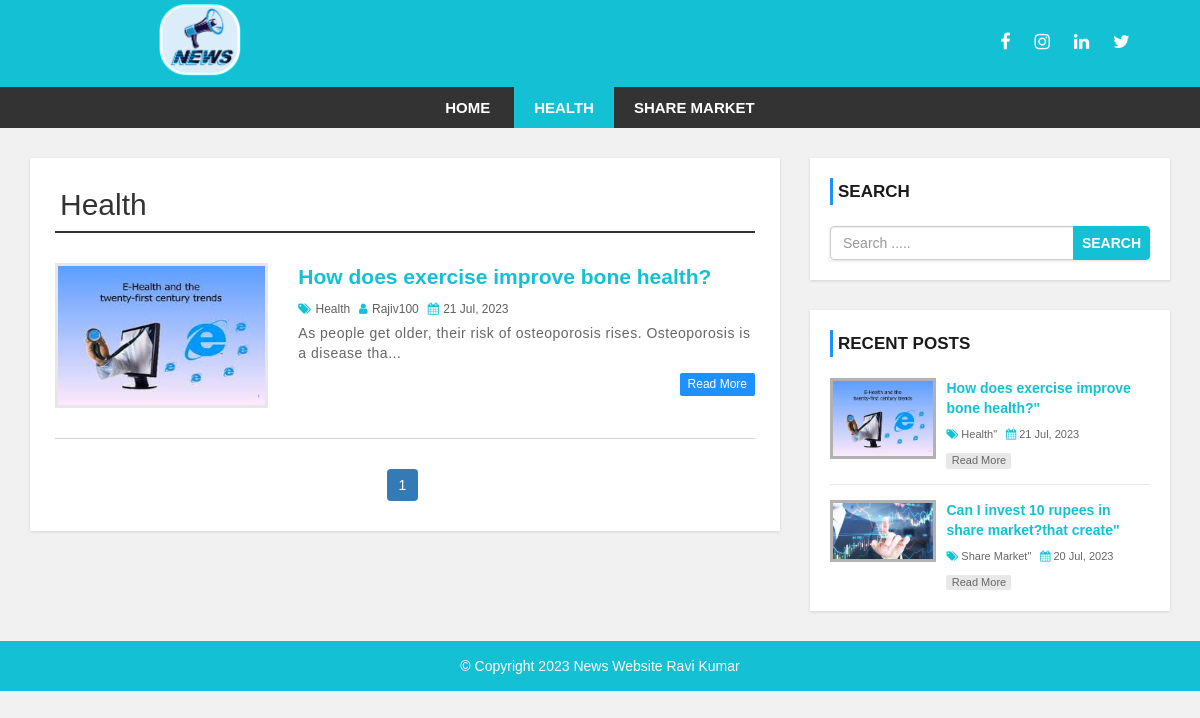
/category.php?cid=31, run on the app's committed database.
### tables this page shows
CREATE TABLE `setting` (
  `websitename` varchar(200) NOT NULL,
  `logo` varchar(200) NOT NULL,
  `footerdesc` varchar(200) NOT NULL
);

CREATE TABLE `category` (
  `category_id` int(11) NOT NULL,
  `category_name` varchar(100) NOT NULL,
  `post` int(11) NOT NULL DEFAULT 0
);

CREATE TABLE `post` (
  `post_id` int(11) NOT NULL,
  `title` varchar(100) NOT NULL,
  `description` text NOT NULL,
  `category` varchar(100) NOT NULL,
  `post_date` varchar(50) NOT NULL,
  `author` int(11) NOT NULL,
  `post_img` varchar(100) NOT NULL
);

CREATE TABLE `user` (
  `user_id` int(10) UNSIGNED NOT NULL,
  `first_name` varchar(30) NOT NULL,
  `last_name` varchar(30) NOT NULL,
  `username` varchar(30) DEFAULT NULL,
  `password` varchar(40) DEFAULT NULL,
  `role` int(11) NOT NULL
);

### config.php (called while the page is built, shortened)
<?php
$header = "http://localhost/news-website";
?>

### category.php (the view, shortened to what this page needs)
<?php include 'header.php'; ?>
    <div id="main-content">
      <div class="container">
        <div class="row">
            <div class="col-md-8">
                <div class="post-container">
                  <?php
                      include  'config.php';
                      if(isset($_GET['cid'])) {
                        $cat_id = $_GET['cid'];
                       }
                       $sql1 = "SELECT * FROM category WHERE category_id = {$cat_id}";
                       $result1 = mysqli_query($conn, $sql1) or die("Query failed");
                       $row1 = mysqli_fetch_assoc($result1);
                       ?>
                         <h2 class="page-heading"><?php echo $row1['category_name'];?></h2>
                       <?php
                         $limit = 3;
                         if(isset($_GET['page'])) {
                            $page = $_GET['page'];
                         }else {
                          $page = 1;
                         }
                         $offset = ($page - 1) * $limit;
                         $sql = "SELECT post.post_id, post.title, post.category, post.post_date, post.author, post.post_img,
                         post.category, post.description,
                         user.user_id, user.username, category.category_id,
                         category.category_name, category.post
                         FROM post LEFT JOIN user ON post.author = user.user_id
                         LEFT JOIN category ON post.category = category.category_id WHERE post.category = {$cat_id}
                          ORDER BY post_id DESC LIMIT {$offset}, {$limit}";
                   $result = mysqli_query($conn, $sql) or die("Query failed");
                   if(mysqli_num_rows($result) > 0) {
                       while($row = mysqli_fetch_assoc($result)) {
                    ?>
                    <div class="post-content">
                        <div class="row">
                            <div class="col-md-4">
                            <a class="post-img" href="single.php?id=<?php echo $row['post_id'];?>"><img src="admin/upload/<?php echo $row['post_img']; ?>" alt=""/></a>
                            </div>
                            <div class="col-md-8">
                                <div class="inner-content clearfix">
                                    <h3><a href='single.php?id=<?php echo $row['post_id'];?>'><?php echo $row['title'];?></a></h3>
                                    <div class="post-information">
                                        <span>
                                            <i class="fa fa-tags" aria-hidden="true"></i>
                                            <a href='category.php?cid=<?php echo $row['category'];?>'><?php echo $row['category_name'];?></a>
                                        </span>
                                        <span>
                                            <i class="fa fa-user" aria-hidden="true"></i>
                                            <a href='author.php?aid=<?php echo $row['author'];?>'><?php echo $row['username'];?></a>
                                        </span>
                                        <span>
                                            <i class="fa fa-calendar" aria-hidden="true"></i>
                                            <?php echo $row['post_date'];?>
                                        </span>
                                    </div>
                                    <p class="description">
                                    <?php echo substr($row['description'],0,100). "...";?>
                                    </p>
                                    <a class='read-more pull-right' href="single.php?id=<?php echo $row['post_id'];?>">read more</a>
                                </div>
                            </div>
                        </div>
                    </div>
                    <?php
                       }
                    }else {
                        echo "<h2>No Record Found</h2>";
                    }
                    if(mysqli_num_rows($result1) > 0) {
                      $total_records = $row1['post'];
                      $total_page = ceil($total_records / $limit);
                      echo "<ul class='pagination admin-pagination'>";
                      for($i = 1; $i <= $total_page; $i++) {
                         if($i == $page) {
                             $active = "active";
                         }else {
                            $active = "";
                         }
                         echo '<li class="'.$active.'" ><a href="category.php?cid='.$cat_id.'&page='.$i.'">'.$i.'</a></li>';
                      }
                       echo " </ul>";
                    }
                    ?>
                </div>
            </div>
            <?php include 'sidebar.php'; ?>
        </div>
      </div>
    </div>
<?php include 'footer.php'; ?>

### header.php (shortened to what this page needs)
<?php
include "config.php";
?>
<!DOCTYPE html>
<html lang="en">
<head>
    <link rel="stylesheet" href="css/bootstrap.min.css" />
    <link rel="stylesheet" href="css/font-awesome.css">
    <link rel="stylesheet" href="css/style.css">
</head>
<body>
<div id="header">
    <div class="container-fluid">
        <div class="row">
            <div class="col-md-4">
            <?php
                   include 'config.php';
                   $sql = "SELECT * FROM setting";
                   $result = mysqli_query($conn, $sql) or die("Query failed");
                   if(mysqli_num_rows($result) > 0) {
                    while($row = mysqli_fetch_assoc($result)) {
                        if($row['logo'] == '') {
                            echo '<a href="index.php"><h1>'.$row['websitename'].'</h1></a>';
                        }else{
                            echo '<a href="index.php" id="logo"><img src="admin/images/'.$row['logo'].'"></a>';
                        }
                    }
                }
                ?>
            </div>
          <div class="col-md-8">
            <div class="social-icon">
            <ul>
            <li><a href="#"><i class="fa fa-facebook" aria-hidden="true"></i></a></li>
            <li><a href="#"><i class="fa fa-instagram" aria-hidden="true"></i></i></a></li>
            <li><a href="#"><i class="fa fa-linkedin" aria-hidden="true"></i></a></li>
            <li><a href="#"><i class="fa fa-twitter" aria-hidden="true"></i></i></a></li>
            </ul>
            </div>
            </div>
        </div>
    </div>
</div>
<div id="menu-bar">
    <div class="container">
        <div class="row">
            <div class="col-md-12">
                <?php
                   include 'config.php';
                   if(isset($_GET['cid'])) {
                    $cat_id = $_GET['cid'];
                   }
                   $sql = "SELECT * FROM category WHERE post > 0";
                   $result = mysqli_query($conn, $sql) or die("Query failed");
                   if(mysqli_num_rows($result) > 0) {
                    $active = "";
                 ?>
                <ul class='menu'>
                <li><a href='<?php echo $header; ?>'>Home</a></li>
                    <?php
                    while($row = mysqli_fetch_assoc($result)) {
                        if(isset($_GET['cid'])) {
                            if($row['category_id'] == $cat_id) {
                                $active = "active";
                             }else{
                               $active = "";
                             }
                        }
                     echo "<li><a class='{$active}' href='category.php?cid={$row['category_id']}'>{$row['category_name']}</a></li>";
                         };
                    ?>
                </ul>
                <?php
                 }
                ?>
            </div>
        </div>
    </div>
</div>

### sidebar.php
<div id="sidebar" class="col-md-4">
    <div class="search-box-container">
        <h4>Search</h4>
        <form class="search-post" action="search.php" method ="GET">
            <div class="input-group">
                <input type="text" name="search" class="form-control" placeholder="Search .....">
                <span class="input-group-btn">
                    <button type="submit" class="btn btn-danger">Search</button>
                </span>
            </div>
        </form>
    </div>
    <div class="recent-post-container">
        <h4>Recent Posts</h4>
        <?php
          include 'config.php';
          $limit = 3;
          $sql = "SELECT post.post_id, post.title, post.category, post.post_date, post.post_img,
          post.category, category.category_id,
          category.category_name, category.post
          FROM post LEFT JOIN category ON post.category = category.category_id
          ORDER BY post_id DESC LIMIT {$limit}";
             $result = mysqli_query($conn, $sql) or die("Query failed");
             if(mysqli_num_rows($result) > 0) {
                 while($row = mysqli_fetch_assoc($result)) {
              ?>
        <div class="recent-post">
            <a class="post-img" href="single.php?id=<?php echo $row['post_id'];?>">
            <img src="admin/upload/<?php echo $row['post_img']; ?>" alt=""/>
            </a>
            <div class="post-content">
                <h5><a href="single.php?id=<?php echo $row['post_id'];?>"><?php echo $row['title']; ?>" </a></h5>
                <span>
                    <i class="fa fa-tags" aria-hidden="true"></i>
                    <a href='category.php?cid=<?php echo $row['category_id'];?>'><?php echo $row['category_name']; ?>" </a>
                </span>
                <span>
                    <i class="fa fa-calendar" aria-hidden="true"></i>
                    <?php echo $row['post_date'];?>
                </span>
                <a class="read-more" href="single.php?id=<?php echo $row['post_id'];?>">read more</a>
            </div>
        </div>
        <?php
                 }
                }
        ?>
</div>

### footer.php
<div id ="footer">
    <div class="container">
        <div class="row">
            <div class="col-md-12">
            <?php
                   include 'config.php';
                   $sql = "SELECT * FROM setting";
                   $result = mysqli_query($conn, $sql) or die("Query failed");
                   if(mysqli_num_rows($result) > 0) {
                    while($row = mysqli_fetch_assoc($result)) {
                  ?>
                <span><?php echo $row['footerdesc'];?></span>
                <?php
                    }
                }
                ?>
            </div>
        </div>
    </div>
</div>
</body>
</html>

### css/style.css (style rules this page uses)
body { background: #f1f1f1; font-family: sans-serif,arial,Helvetica; }
a, a:hover, a:focus { text-decoration: none; outline: none; }
ul { margin:0; padding:0; list-style:none; }
h2.page-heading { margin: 5px 0 30px; padding: 0 5px 10px; border-bottom: 2px solid #333; }
form { background: #fff; padding: 25px; box-shadow:0 1px 3px rgba(0, 0, 0, 0.13); }
#header { background: #13c0d4; text-align: center; padding-bottom: 8px; }
#header .social-icon { margin-left: 55rem; margin-top: 1rem; }
#header .social-icon ul li i { color: white; }
#header .social-icon ul li { display: inline-block; padding-right: 2rem; padding-top: 2rem; }
#header .social-icon ul li a { font-size: 1.8rem; }
#logo { display: inline-block; width: 65%; }
#logo img { width: 9rem; }
#menu-bar { background: #333; text-align: center; }
#menu-bar .menu > li { display: inline-block; }
.menu > li > a { padding: 10px 20px; display: block; text-transform: uppercase; color: #fff; font-size: 15px; font-weight:600; transition:all 0.5s ease 0s; }
#menu-bar .menu > li > a:hover, #menu-bar .menu > li > a.active { color:#fff; background: #13c0d4; }
#main-content { padding-top: 30px; }
#main-content .post-container { background-color: #fff; padding: 25px; box-shadow: 0 1px 3px rgba(0, 0, 0, 0.13); }
#main-content .post-content { border-bottom: 1px solid #d1d1d1; padding: 0 0 30px; margin-bottom:30px; }
#main-content .post-content img { width: 100%; height: 100%; }
#main-content .post-content .post-img { border: 3px solid #e7e7e7; display: block; height: 145px; overflow: hidden; transition: border .3s; }
#main-content .post-content h3 { font-size: 21px; line-height: 28px; font-weight: 600; margin: 0 0 7px; }
#main-content .post-content h3 a { color: #13c0d4; transition:all 0.3s; }
#main-content .post-content .post-information span { color: #606060; font-size: 12px; text-transform: capitalize; margin: 0 5px 5px 0; display: inline-block; }
#main-content .post-content .post-information i { color: #13c0d4; margin-right: 1px; }
#main-content .post-content .post-information a { color: #606060; text-decoration: none; }
#main-content .post-content p, #main-content .single-post p { color: #666; font-size: 14px; letter-spacing: 0.5px; margin:0 0 10px; }
#main-content .post-content a.read-more { color: #fff; background-color: #1E90FF; font-size: 12px; text-transform: capitalize; padding: 3px 8px; border-radius: 2px; transition: all 0.3s; }
.pagination { display: block; text-align: center; margin: 0; }
.pagination li { display:inline-block; margin: 0 5px 0 0; }
.pagination li a { border: none; background: #13c0d4; color: #fff; }
i.fa { color:#222; }
#sidebar h4 { color: #1A1A1A; font-size: 17px; line-height: 27px; font-weight:600; text-transform: uppercase; padding: 0 0 0 5px; margin: 0 0 21px; border-left: 3px solid #1e90ff; }
#sidebar .search-box-container { background-color: #fff; padding: 20px; margin: 0 0 30px; box-shadow: 0 1px 3px rgba(0, 0, 0, 0.13); }
#sidebar .search-post { padding: 0; }
#sidebar .search-post input { color: #606060; }
#sidebar .search-post .btn { font-weight: 600; text-transform: uppercase; padding: 6px 8px; background-color: #13c0d4; border-color: #13c0d4; outline: none; }
#sidebar .recent-post-container { padding: 20px; background: #fff; box-shadow: 0 1px 3px rgba(0, 0, 0, 0.13); }
#sidebar .recent-post { border-bottom: 1px solid #e7e7e7; padding: 0 0 15px; margin: 0 0 15px; }
#sidebar .recent-post:last-child { margin: 0; padding: 0; border: none; }
#sidebar .recent-post .post-img { display: inline-block; width: 33%; border: 3px solid rgba(0,0,0,0.3); vertical-align: top; transition: border .3s; }
#sidebar .recent-post .post-img img { width: 100%; }
#sidebar .recent-post .post-content { width: 65%; display: inline-block; border: none; padding: 0 0 0 7px; margin: 0; }
#sidebar .recent-post h5 { font-size: 14px; line-height: 20px; margin: 0 0 5px; font-weight: 600; }
#sidebar .recent-post h5 a { color: #13c0d4; }
#sidebar .recent-post span { color: #666; font-size: 11px; display: inline-block; margin: 0 5px 10px 0; }
#sidebar .recent-post span a { color: #666; }
#sidebar .recent-post span i { color: #13c0d4; }
#sidebar .recent-post a.read-more { color: #666; background-color: rgba(0,0,0,0.09); width: 65px; font-size: 11px; text-align: center; padding: 0; display: block; transition: all 0.3s; }
#footer { color: #fff; padding:15px 0; margin-top: 3rem; text-align:center; background-color:#13c0d4; }

### data on the page
setting: logo (picture), footerdesc "© Copyright 2023 News Website Ravi Kumar"
category: category_name "HEALTH", category_name "Health"
category: category_name "SHARE MARKET"
post: post_img (picture), title "How does exercise improve bone health?", category.category_name "Health", user.username "Rajiv100", post_date "21 Jul, 2023", description "As people get older, their risk of osteoporosis rises. Osteoporosis is a disease tha"
post: post_img (picture), title "Can I invest 10 rupees in share market?that create", category.category_name "Share Market", post_date "20 Jul, 2023"
